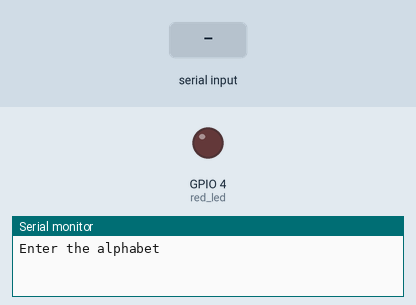
This program was run on a simulated ESP32. Parts: output pins drawn as LEDs (lit = HIGH), the last lines printed to the serial monitor. The inputs (shaded band) are chosen by the test bench.

Above: at 0.8 s.
0.9 s: byte 30 received over Serial
At 8.6 s:
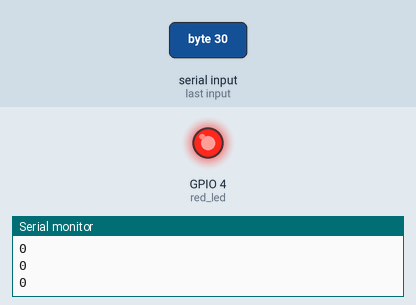
Timing chart, 0 to 9.9 s (numbered marks = the images above; inputs shaded):
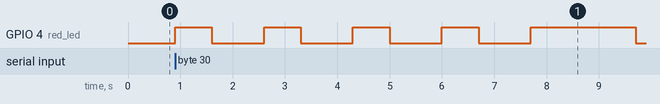

The program:

main.cpp
```cpp
#include <Arduino.h>
#define red_led 4
char alphabet;
char alph,c;
int8_t arr[8];
int number,i=0,rem,quot;


void setup() {
 pinMode(red_led,OUTPUT);
  Serial.begin(9600);
   Serial.println("Enter the alphabet");
    while (Serial.available() == 0) {}

      alphabet= Serial.read();
    number=alphabet;

     for (i=0;i<8;i++)
    {
    rem=number%2;
    number=number/2;
    //Serial.println(rem);
    arr[i]=rem;
    Serial.println(number);
    }
  for (i=8;i>=0;i--)
  {
    if (arr[i]==1)
    {
      digitalWrite(red_led,HIGH);
      delay(2000);
      digitalWrite(red_led,LOW);
      delay(1000);
    }
    else if (arr[i]==0)
    {
      digitalWrite(red_led,HIGH);
      delay(700);
      digitalWrite(red_led,LOW);
      delay(1000);
    }
  }

}

void loop() {


}
```

Measured:
- after the input at 0.9 s, GPIO 4 (red_led): goes 4 × (HIGH 0.70 s, LOW 1.0 s), HIGH 2.0 s, then LOW, starting at once
